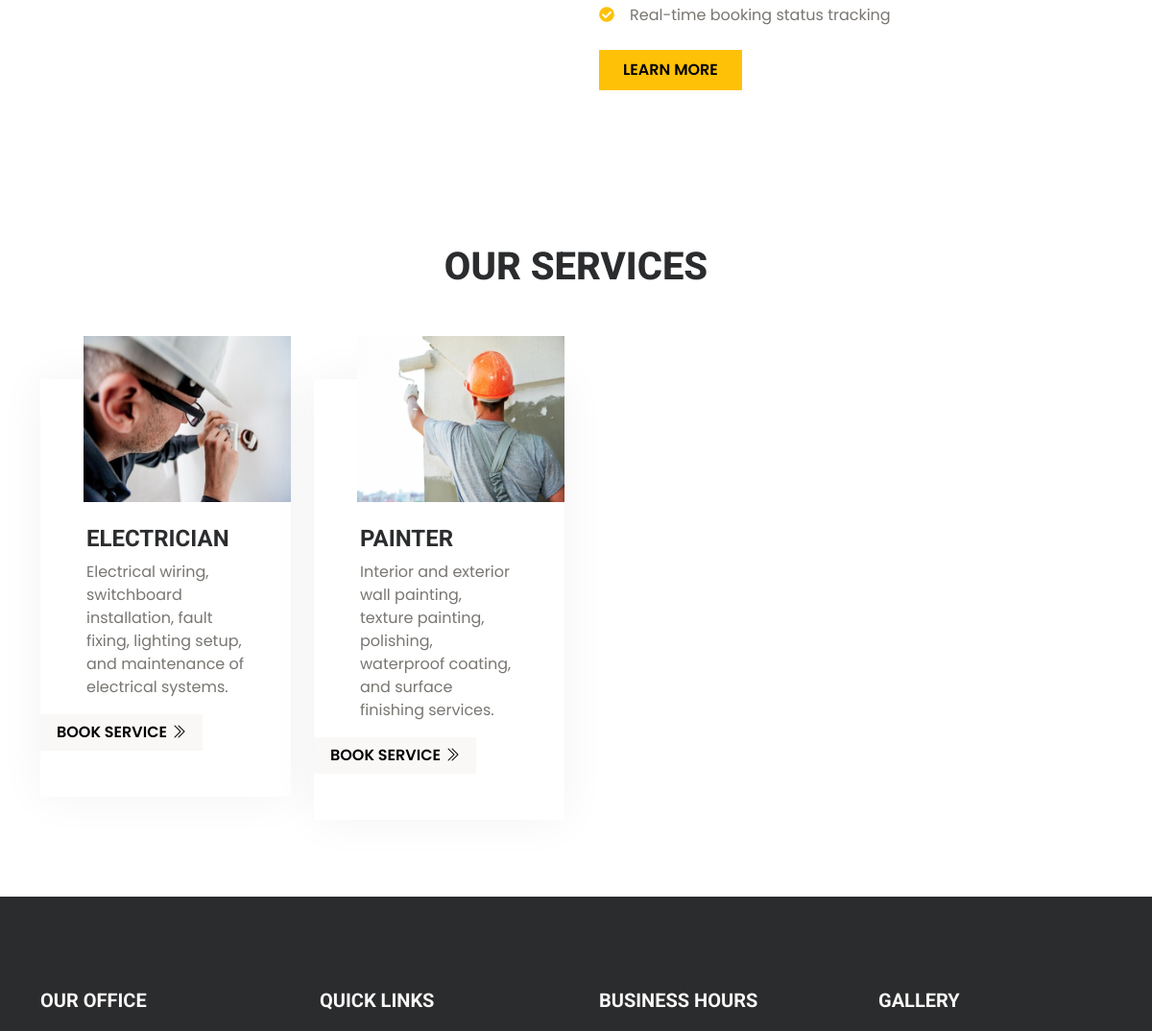
Before: /FixPoint/ (middle part) with the older database file.
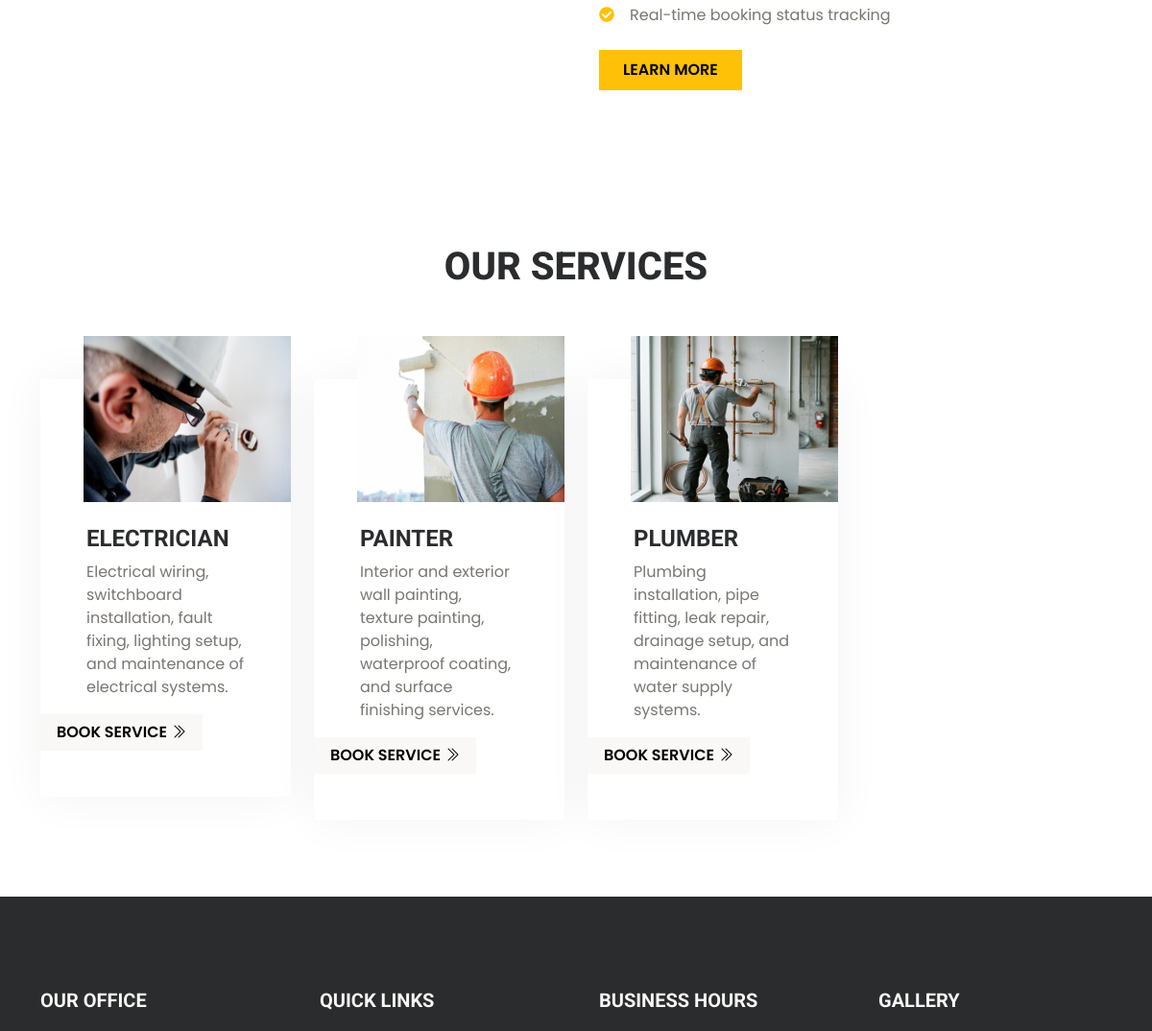
After: the same page with the newer database file.
### AdminApp/models.py (models this page shows)
class ServiceCategoryDb(models.Model):
    category_name = models.CharField(max_length=150)
    category_description = models.TextField(blank=True)
    is_active = models.BooleanField(default=True,blank=True)
    category_image = models.ImageField(upload_to="category_image")

### UserApp/views.py (the view)
# urls.py: 2. Add a URL to urlpatterns:  path('', views.home, name='home')
def home(request):
    categories = ServiceCategoryDb.objects.all()
    return render(request,"index.html",{"categories":categories})

### UserApp/templates/index.html (shortened to what this page needs)
{% extends 'user-app-base.html' %}
{% load static %}
{% block content %}
<div class="container-fluid pt-6 pb-6">
    <div class="container">
        <div class="row g-5">
            <div class="col-lg-6 wow fadeIn" data-wow-delay="0.1s">
            </div>
            <div class="col-lg-6 wow fadeIn" data-wow-delay="0.5s">
                <p><i class="fa fa-check-circle text-warning me-3"></i>Real-time booking status tracking</p>
                <div class="mt-4">
                    <a href="{% url 'about_page' %}" class="btn btn-warning px-4 py-2">
                        Learn More
                    </a>
                </div>
            </div>
        </div>
    </div>
</div>
<div class="container-fluid service pt-6 pb-6">
    <div class="container">
        <div class="text-center mx-auto wow fadeInUp" data-wow-delay="0.1s" style="max-width: 600px;">
            <h1 class="display-6 text-uppercase mb-5">Our Services</h1>
        </div>
        <div class="row g-4">
            {% for category in categories %}
            <div class="col-lg-3 col-md-6 wow fadeInUp" data-wow-delay="0.1s">
                <div class="service-item">
                    <div class="service-inner pb-5">
                        <img class="img-fluid w-100" src="{{ category.category_image.url }}" alt="">
                        <div class="service-text px-5 pt-4">
                            <h4 class="text-uppercase">{{ category.category_name }}</h4>
                            <div style="min-height: 150px; overflow: hidden;">
                                <p>{{ category.category_description }}
                                </p>
                            </div>
                        </div>
                        <a class="btn btn-light px-3" href="">Book Service<i
                                class="bi bi-chevron-double-right ms-1"></i></a>
                    </div>
                </div>
            </div>
            {% endfor %}
        </div>
    </div>
</div>
{% endblock %}

Changed rows visible on the page:
added ServiceCategoryDb: category_image (picture), category_name "PLUMBER", category_description "Plumbing installation, pipe fitting, leak repair, drainage setup, and maintenance of water supply systems."
